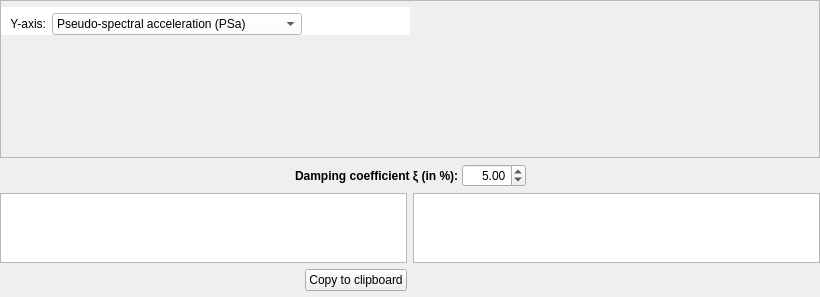
        <widget class="QWidget" name="rsTab">
         <attribute name="title">
          <string>Response Spectra</string>
         </attribute>
         <layout class="QVBoxLayout" name="verticalLayout_21" stretch="3,0,1,0">
          <property name="leftMargin">
           <number>0</number>
          </property>
          <property name="topMargin">
           <number>0</number>
          </property>
          <property name="rightMargin">
           <number>0</number>
          </property>
          <property name="bottomMargin">
           <number>6</number>
          </property>
          <item>
           <layout class="QHBoxLayout" name="horizontalLayout_14">
            <item>
             <widget class="QFrame" name="frame_36">
              <property name="frameShape">
               <enum>QFrame::StyledPanel</enum>
              </property>
              <property name="frameShadow">
               <enum>QFrame::Raised</enum>
              </property>
              <layout class="QVBoxLayout" name="verticalLayout_26" stretch="0">
               <property name="leftMargin">
                <number>0</number>
               </property>
               <property name="topMargin">
                <number>0</number>
               </property>
               <property name="rightMargin">
                <number>0</number>
               </property>
               <property name="bottomMargin">
                <number>0</number>
               </property>
               <item>
                <widget class="QFrame" name="frame_41">
                 <property name="frameShape">
                  <enum>QFrame::NoFrame</enum>
                 </property>
                 <property name="frameShadow">
                  <enum>QFrame::Raised</enum>
                 </property>
                 <layout class="QHBoxLayout" name="horizontalLayout_18" stretch="1,1">
                  <property name="spacing">
                   <number>0</number>
                  </property>
                  <property name="leftMargin">
                   <number>0</number>
                  </property>
                  <property name="topMargin">
                   <number>6</number>
                  </property>
                  <property name="rightMargin">
                   <number>0</number>
                  </property>
                  <property name="bottomMargin">
                   <number>0</number>
                  </property>
                  <item>
                   <layout class="QVBoxLayout" name="rsLayout">
                    <item>
                     <widget class="QFrame" name="frame_18">
                      <property name="sizePolicy">
                       <sizepolicy hsizetype="Preferred" vsizetype="Fixed">
                        <horstretch>0</horstretch>
                        <verstretch>0</verstretch>
                       </sizepolicy>
                      </property>
                      <property name="palette">
                       <palette>
                        <active>
                         <colorrole role="Button">
                          <brush brushstyle="SolidPattern">
                           <color alpha="255">
                            <red>255</red>
                            <green>255</green>
                            <blue>255</blue>
                           </color>
                          </brush>
                         </colorrole>
                         <colorrole role="Window">
                          <brush brushstyle="SolidPattern">
                           <color alpha="255">
                            <red>255</red>
                            <green>255</green>
                            <blue>255</blue>
                           </color>
                          </brush>
                         </colorrole>
                        </active>
                        <inactive>
                         <colorrole role="Button">
                          <brush brushstyle="SolidPattern">
                           <color alpha="255">
                            <red>255</red>
                            <green>255</green>
                            <blue>255</blue>
                           </color>
                          </brush>
                         </colorrole>
                         <colorrole role="Window">
                          <brush brushstyle="SolidPattern">
                           <color alpha="255">
                            <red>255</red>
                            <green>255</green>
                            <blue>255</blue>
                           </color>
                          </brush>
                         </colorrole>
                        </inactive>
                        <disabled>
                         <colorrole role="Button">
                          <brush brushstyle="SolidPattern">
                           <color alpha="255">
                            <red>255</red>
                            <green>255</green>
                            <blue>255</blue>
                           </color>
                          </brush>
                         </colorrole>
                         <colorrole role="Window">
                          <brush brushstyle="SolidPattern">
                           <color alpha="255">
                            <red>255</red>
                            <green>255</green>
                            <blue>255</blue>
                           </color>
                          </brush>
                         </colorrole>
                        </disabled>
                       </palette>
                      </property>
                      <property name="styleSheet">
                       <string notr="true">background-color: rgb(255, 255, 255);</string>
                      </property>
                      <property name="frameShape">
                       <enum>QFrame::NoFrame</enum>
                      </property>
                      <property name="frameShadow">
                       <enum>QFrame::Raised</enum>
                      </property>
                      <layout class="QHBoxLayout" name="horizontalLayout_23">
                       <property name="spacing">
                        <number>6</number>
                       </property>
                       <property name="leftMargin">
                        <number>9</number>
                       </property>
                       <property name="topMargin">
                        <number>6</number>
                       </property>
                       <property name="rightMargin">
                        <number>0</number>
                       </property>
                       <property name="bottomMargin">
                        <number>0</number>
                       </property>
                       <item>
                        <widget class="QLabel" name="label_22">
                         <property name="sizePolicy">
                          <sizepolicy hsizetype="Fixed" vsizetype="Preferred">
                           <horstretch>0</horstretch>
                           <verstretch>0</verstretch>
                          </sizepolicy>
                         </property>
                         <property name="text">
                          <string>Y-axis:</string>
                         </property>
                         <property name="alignment">
                          <set>Qt::AlignRight|Qt::AlignTrailing|Qt::AlignVCenter</set>
                         </property>
                        </widget>
                       </item>
                       <item>
                        <widget class="QComboBox" name="rsComboBox">
                         <property name="sizePolicy">
                          <sizepolicy hsizetype="Fixed" vsizetype="Fixed">
                           <horstretch>0</horstretch>
                           <verstretch>0</verstretch>
                          </sizepolicy>
                         </property>
                         <property name="minimumSize">
                          <size>
                           <width>250</width>
                           <height>0</height>
                          </size>
                         </property>
                         <property name="styleSheet">
                          <string notr="true">selection-background-color: rgb(0, 85, 255);</string>
                         </property>
                         <item>
                          <property name="text">
                           <string>Pseudo-spectral acceleration (PSa)</string>
                          </property>
                         </item>
                         <item>
                          <property name="text">
                           <string>Pseudo-spectral velocity (PSv)</string>
                          </property>
                         </item>
                         <item>
                          <property name="text">
                           <string>Spectral displacement (Sd)</string>
                          </property>
                         </item>
                         <item>
                          <property name="text">
                           <string>Spectral velocity (Sv)</string>
                          </property>
                         </item>
                         <item>
                          <property name="text">
                           <string>Spectral acceleration (Sa)</string>
                          </property>
                         </item>
                        </widget>
                       </item>
                       <item>
                        <spacer name="horizontalSpacer_9">
                         <property name="orientation">
                          <enum>Qt::Horizontal</enum>
                         </property>
                         <property name="sizeHint" stdset="0">
                          <size>
                           <width>40</width>
                           <height>20</height>
                          </size>
                         </property>
                        </spacer>
                       </item>
                      </layout>
                     </widget>
                    </item>
                    <item>
                     <widget class="QFrame" name="psaPlotLayout">
                      <property name="frameShape">
                       <enum>QFrame::NoFrame</enum>
                      </property>
                      <property name="frameShadow">
                       <enum>QFrame::Raised</enum>
                      </property>
                      <layout class="QVBoxLayout" name="verticalLayout_13">
                       <property name="spacing">
                        <number>0</number>
                       </property>
                       <property name="leftMargin">
                        <number>0</number>
                       </property>
                       <property name="topMargin">
                        <number>0</number>
                       </property>
                       <property name="rightMargin">
                        <number>0</number>
                       </property>
                       <property name="bottomMargin">
                        <number>0</number>
                       </property>
                       <item>
                        <layout class="QVBoxLayout" name="psaLayout"/>
                       </item>
                      </layout>
                     </widget>
                    </item>
                   </layout>
                  </item>
                  <item>
                   <layout class="QVBoxLayout" name="tripartiteLayout"/>
                  </item>
                 </layout>
                </widget>
               </item>
              </layout>
             </widget>
            </item>
           </layout>
          </item>
          <item>
           <widget class="QFrame" name="frame_40">
            <property name="sizePolicy">
             <sizepolicy hsizetype="Preferred" vsizetype="Fixed">
              <horstretch>0</horstretch>
              <verstretch>0</verstretch>
             </sizepolicy>
            </property>
            <property name="frameShape">
             <enum>QFrame::NoFrame</enum>
            </property>
            <property name="frameShadow">
             <enum>QFrame::Raised</enum>
            </property>
            <layout class="QHBoxLayout" name="horizontalLayout_21">
             <property name="spacing">
              <number>0</number>
             </property>
             <property name="leftMargin">
              <number>0</number>
             </property>
             <property name="topMargin">
              <number>0</number>
             </property>
             <property name="rightMargin">
              <number>0</number>
             </property>
             <property name="bottomMargin">
              <number>0</number>
             </property>
             <item>
              <spacer name="horizontalSpacer_6">
               <property name="orientation">
                <enum>Qt::Horizontal</enum>
               </property>
               <property name="sizeHint" stdset="0">
                <size>
                 <width>295</width>
                 <height>20</height>
                </size>
               </property>
              </spacer>
             </item>
             <item>
              <widget class="QLabel" name="label_14">
               <property name="font">
                <font>
                 <bold>true</bold>
                </font>
               </property>
               <property name="text">
                <string>Damping coefficient ξ (in %): </string>
               </property>
              </widget>
             </item>
             <item>
              <widget class="QDoubleSpinBox" name="xiDoubleSpinBox">
               <property name="alignment">
                <set>Qt::AlignRight|Qt::AlignTrailing|Qt::AlignVCenter</set>
               </property>
               <property name="minimum">
                <double>0.010000000000000</double>
               </property>
               <property name="maximum">
                <double>100.000000000000000</double>
               </property>
               <property name="value">
                <double>5.000000000000000</double>
               </property>
              </widget>
             </item>
             <item>
              <spacer name="horizontalSpacer_7">
               <property name="orientation">
                <enum>Qt::Horizontal</enum>
               </property>
               <property name="sizeHint" stdset="0">
                <size>
                 <width>294</width>
                 <height>20</height>
                </size>
               </property>
              </spacer>
             </item>
            </layout>
           </widget>
          </item>
          <item>
           <layout class="QHBoxLayout" name="horizontalLayout_16">
            <item>
             <widget class="QTableView" name="rsTableView">
              <property name="font">
               <font>
                <family>Monospace</family>
               </font>
              </property>
             </widget>
            </item>
            <item>
             <widget class="QTableView" name="tableView">
              <property name="font">
               <font>
                <family>Monospace</family>
               </font>
              </property>
             </widget>
            </item>
           </layout>
          </item>
          <item>
           <layout class="QHBoxLayout" name="horizontalLayout_17">
            <item>
             <widget class="QFrame" name="frame_37">
              <property name="minimumSize">
               <size>
                <width>0</width>
                <height>0</height>
               </size>
              </property>
              <property name="frameShape">
               <enum>QFrame::NoFrame</enum>
              </property>
              <property name="frameShadow">
               <enum>QFrame::Raised</enum>
              </property>
              <layout class="QHBoxLayout" name="horizontalLayout_19" stretch="1,1">
               <property name="spacing">
                <number>6</number>
               </property>
               <property name="leftMargin">
                <number>0</number>
               </property>
               <property name="topMargin">
                <number>0</number>
               </property>
               <property name="rightMargin">
                <number>0</number>
               </property>
               <property name="bottomMargin">
                <number>0</number>
               </property>
               <item>
                <widget class="QFrame" name="frame_39">
                 <property name="frameShape">
                  <enum>QFrame::NoFrame</enum>
                 </property>
                 <property name="frameShadow">
                  <enum>QFrame::Raised</enum>
                 </property>
                 <layout class="QHBoxLayout" name="horizontalLayout_20">
                  <property name="leftMargin">
                   <number>0</number>
                  </property>
                  <property name="topMargin">
                   <number>0</number>
                  </property>
                  <property name="rightMargin">
                   <number>0</number>
                  </property>
                  <property name="bottomMargin">
                   <number>0</number>
                  </property>
                  <item>
                   <spacer name="horizontalSpacer_5">
                    <property name="orientation">
                     <enum>Qt::Horizontal</enum>
                    </property>
                    <property name="sizeHint" stdset="0">
                     <size>
                      <width>40</width>
                      <height>20</height>
                     </size>
                    </property>
                   </spacer>
                  </item>
                  <item>
                   <widget class="QPushButton" name="rsToClipboardBtn">
                    <property name="maximumSize">
                     <size>
                      <width>16777215</width>
                      <height>16777215</height>
                     </size>
                    </property>
                    <property name="text">
                     <string>Copy to clipboard</string>
                    </property>
                    <property name="icon">
                     <iconset resource="Main_icons.qrc">
                      <normaloff>:/allIcons/icons/data_sheet.svg</normaloff>:/allIcons/icons/data_sheet.svg</iconset>
                    </property>
                    <property name="iconSize">
                     <size>
                      <width>32</width>
                      <height>32</height>
                     </size>
                    </property>
                   </widget>
                  </item>
                 </layout>
                </widget>
               </item>
               <item>
                <widget class="QFrame" name="frame_38">
                 <property name="frameShape">
                  <enum>QFrame::NoFrame</enum>
                 </property>
                 <property name="frameShadow">
                  <enum>QFrame::Raised</enum>
                 </property>
                </widget>
               </item>
              </layout>
             </widget>
            </item>
           </layout>
          </item>
         </layout>
        </widget>
